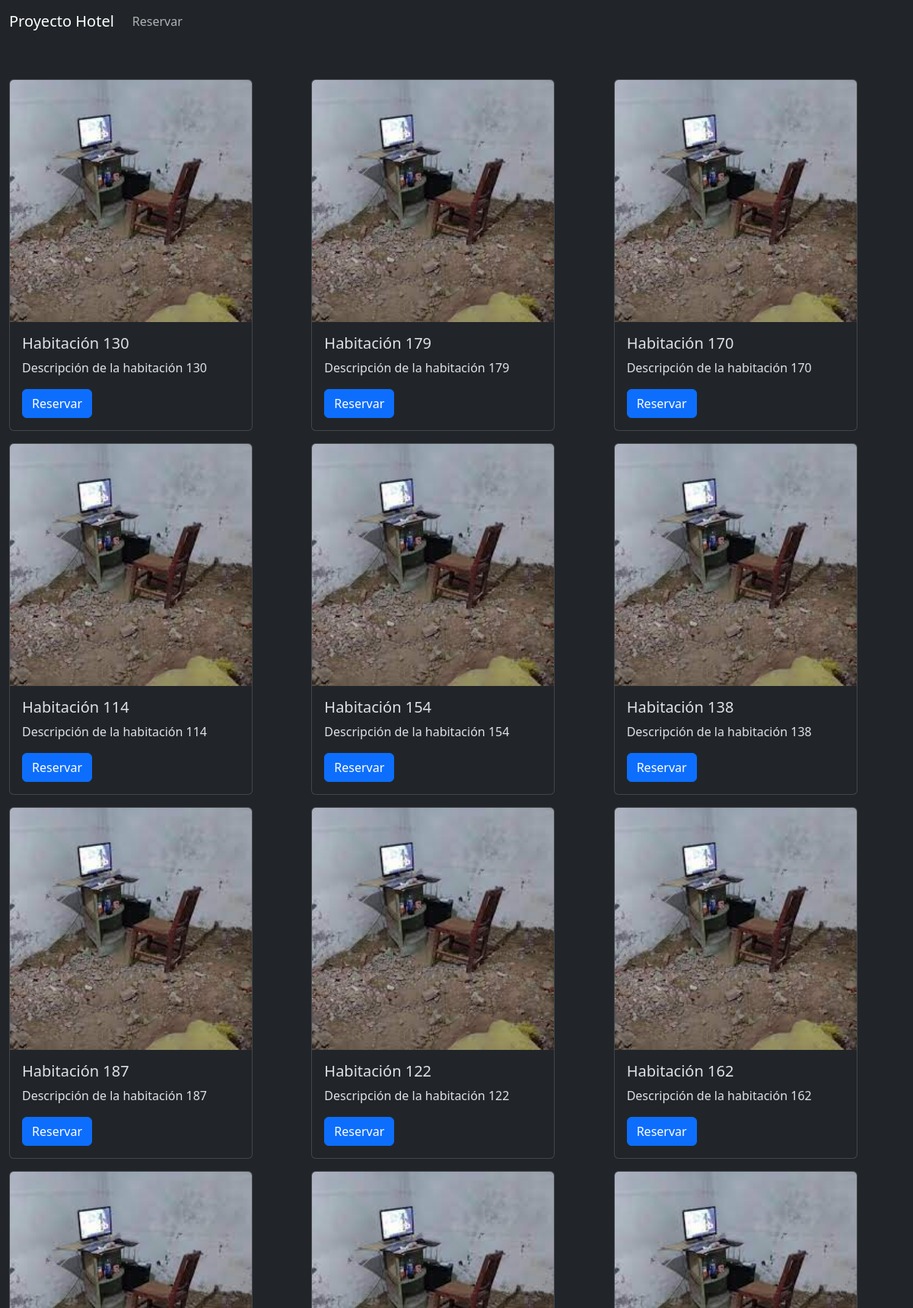
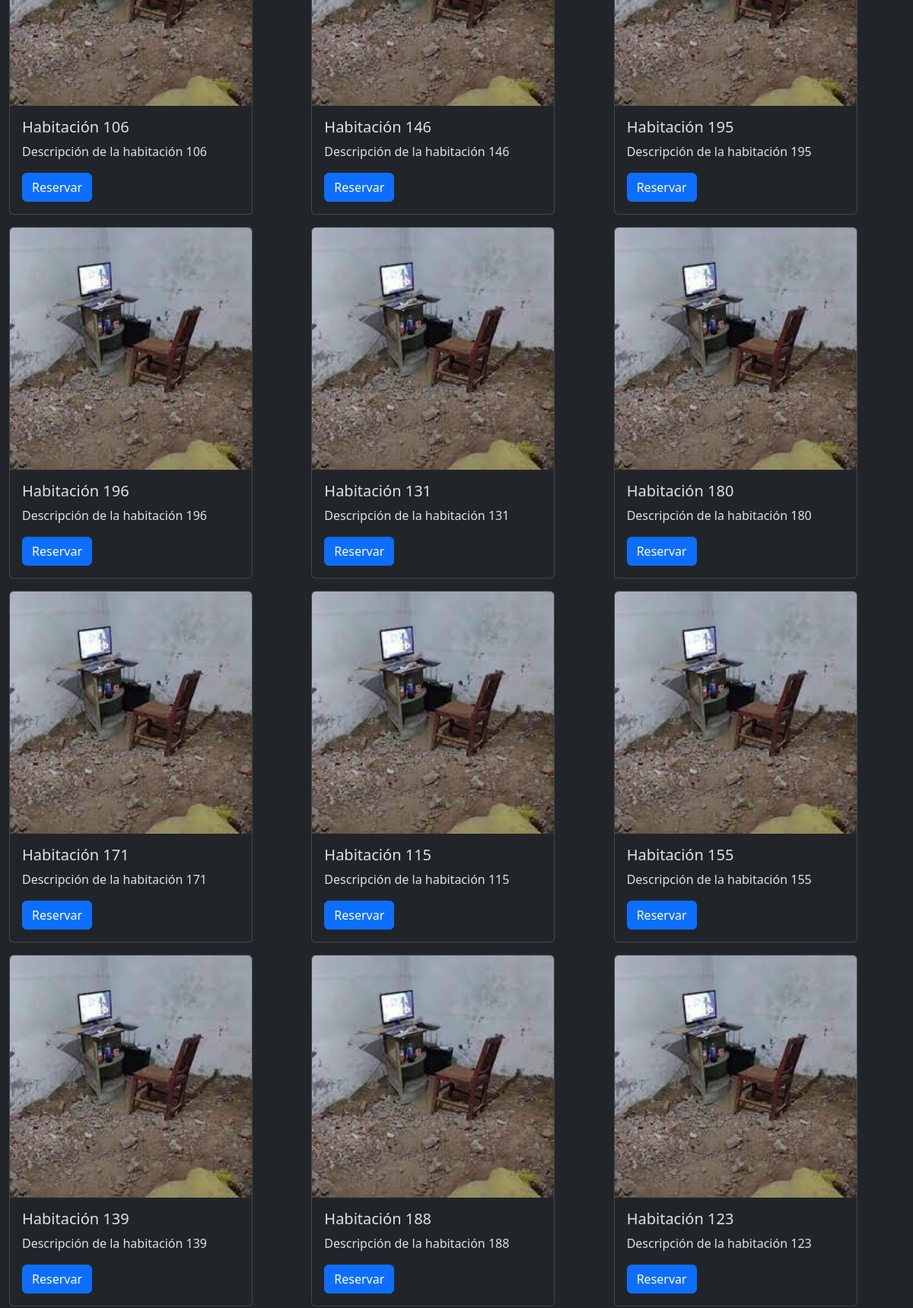
The app's page /student047/view_reservations.php (upper part) with its own data (2 pictures, top to bottom).
### tables this page shows
CREATE TABLE `habitaciones` (
  `id` int(11) NOT NULL,
  `nombre` varchar(255) DEFAULT NULL,
  `descripcion` longtext DEFAULT NULL,
  `capacidad` int(11) DEFAULT NULL,
  `tipo` varchar(255) DEFAULT NULL,
  `json_caracteristicas` longtext DEFAULT NULL CHECK (json_valid(`json_caracteristicas`)),
  `disponible` tinyint(1) DEFAULT NULL,
  `precio` decimal(10,0) DEFAULT NULL
);

### student047/view_reservations.php (the view, shortened to what this page needs)
<?php
$server = "localhost";
$usuario = "root";
$contra = "";
$baseDeDatos = "hotel";
$conn = mysqli_connect($server, $usuario, $contra, $baseDeDatos);
$sql = "SELECT * FROM habitaciones;";
$result = mysqli_query($conn, $sql);
$habitaciones = mysqli_fetch_all($result, MYSQLI_ASSOC);
?>
<?php include('components/header.php') ?>
<section class="container-fluid my-5 d-flex row gap-3 justify-content-center">
        <?php
        foreach ($habitaciones as $habitacion) {
            echo '
            <form class="col" action="db_reservations_insert.php" method="POST">
            <div class="card" style="width: 20rem;">
                <img src="./images/card-image.jpeg" class="card-img-top" alt="Preview habitación.">
                <div class="card-body">
                    <h5 class="card-title">' . $habitacion['nombre'] . '</h5>
                    <p class="card-text">' . $habitacion['descripcion'] . '</p>
                    <input type="text" name="habitacion_id" value="'. $habitacion['id']. '" hidden>
                    <button type="submit" class="btn btn-primary">Reservar</button>
                </div>
            </div>
            </form>
            ';
        }
        ?>
</section>
<?php include('components/footer.php') ?>

### student047/components/header.php (shortened to what this page needs)
<!doctype html>
<html lang="es" data-bs-theme="dark">
<head>
    <link href="https://cdn.jsdelivr.net/npm/bootstrap@5.3.2/dist/css/bootstrap.min.css" rel="stylesheet"
>
</head>
<body>
    <nav class="navbar navbar-expand-lg">
        <div class="container-fluid">
            <a class="navbar-brand" href="index.php">Proyecto Hotel</a>
            <div class="collapse navbar-collapse" id="navbarNav">
                <ul class="navbar-nav">
                    <li class="nav-item">
                        <a class="nav-link" href="reserva.php">Reservar</a>
                    </li>
                </ul>
            </div>
        </div>
    </nav>

### student047/components/footer.php (shortened to what this page needs)
</body>
</html>

### records on screen
habitaciones: nombre "Habitación 130", descripcion "Descripción de la habitación 130"
habitaciones: nombre "Habitación 179", descripcion "Descripción de la habitación 179"
habitaciones: nombre "Habitación 170", descripcion "Descripción de la habitación 170"
habitaciones: nombre "Habitación 114", descripcion "Descripción de la habitación 114"
habitaciones: nombre "Habitación 154", descripcion "Descripción de la habitación 154"
habitaciones: nombre "Habitación 138", descripcion "Descripción de la habitación 138"
habitaciones: nombre "Habitación 187", descripcion "Descripción de la habitación 187"
habitaciones: nombre "Habitación 122", descripcion "Descripción de la habitación 122"
habitaciones: nombre "Habitación 162", descripcion "Descripción de la habitación 162"
habitaciones: nombre "Habitación 106", descripcion "Descripción de la habitación 106"
habitaciones: nombre "Habitación 146", descripcion "Descripción de la habitación 146"
habitaciones: nombre "Habitación 195", descripcion "Descripción de la habitación 195"
habitaciones: nombre "Habitación 196", descripcion "Descripción de la habitación 196"
habitaciones: nombre "Habitación 131", descripcion "Descripción de la habitación 131"
habitaciones: nombre "Habitación 180", descripcion "Descripción de la habitación 180"
habitaciones: nombre "Habitación 171", descripcion "Descripción de la habitación 171"
habitaciones: nombre "Habitación 115", descripcion "Descripción de la habitación 115"
habitaciones: nombre "Habitación 155", descripcion "Descripción de la habitación 155"
habitaciones: nombre "Habitación 139", descripcion "Descripción de la habitación 139"
habitaciones: nombre "Habitación 188", descripcion "Descripción de la habitación 188"
habitaciones: nombre "Habitación 123", descripcion "Descripción de la habitación 123"
